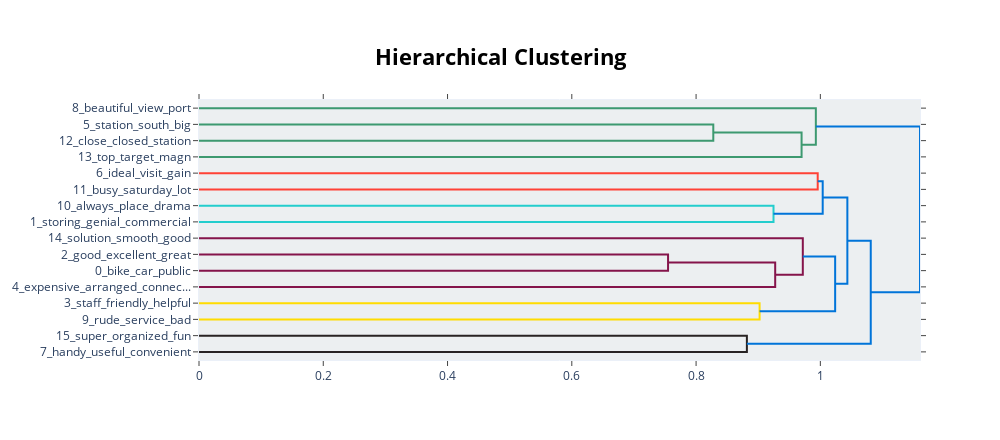

Notebook code for this chart:
### Code cell
model.visualize_hierarchy(top_n_topics=30)

### Figure 1 — Plotly figure (JSON) as saved in the notebook; plotly's stock layout.template omitted (floating-point values rounded to 4 significant figures)
{"data": [{"hoverinfo": "text", "marker": {"color": "rgb(61,153,112)"}, "mode": "lines", "type": "scatter", "x": [0, 0.8277, 0.8277, 0], "xaxis": "x", "y": [-15, -15, -25, -25], "yaxis": "y"}, {"hoverinfo": "text", "marker": {"color": "rgb(61,153,112)"}, "mode": "lines", "type": "scatter", "x": [0.8277, 0.9698, 0.9698, 0], "xaxis": "x", "y": [-20, -20, -35, -35], "yaxis": "y"}, {"hoverinfo": "text", "marker": {"color": "rgb(61,153,112)"}, "mode": "lines", "type": "scatter", "x": [0, 0.9927, 0.9927, 0.9698], "xaxis": "x", "y": [-5, -5, -27.5, -27.5], "yaxis": "y"}, {"hoverinfo": "text", "marker": {"color": "rgb(255,65,54)"}, "mode": "lines", "type": "scatter", "x": [0, 0.9957, 0.9957, 0], "xaxis": "x", "y": [-45, -45, -55, -55], "yaxis": "y"}, {"hoverinfo": "text", "marker": {"color": "rgb(35,205,205)"}, "mode": "lines", "type": "scatter", "x": [0, 0.9246, 0.9246, 0], "xaxis": "x", "y": [-65, -65, -75, -75], "yaxis": "y"}, {"hoverinfo": "text", "marker": {"color": "rgb(0,116,217)"}, "mode": "lines", "type": "scatter", "x": [0.9957, 1.004, 1.004, 0.9246], "xaxis": "x", "y": [-50, -50, -70, -70], "yaxis": "y"}, {"hoverinfo": "text", "marker": {"color": "rgb(133,20,75)"}, "mode": "lines", "type": "scatter", "x": [0, 0.7549, 0.7549, 0], "xaxis": "x", "y": [-95, -95, -105, -105], "yaxis": "y"}, {"hoverinfo": "text", "marker": {"color": "rgb(133,20,75)"}, "mode": "lines", "type": "scatter", "x": [0.7549, 0.9273, 0.9273, 0], "xaxis": "x", "y": [-100, -100, -115, -115], "yaxis": "y"}, {"hoverinfo": "text", "marker": {"color": "rgb(133,20,75)"}, "mode": "lines", "type": "scatter", "x": [0, 0.9718, 0.9718, 0.9273], "xaxis": "x", "y": [-85, -85, -107.5, -107.5], "yaxis": "y"}, {"hoverinfo": "text", "marker": {"color": "rgb(255,220,0)"}, "mode": "lines", "type": "scatter", "x": [0, 0.9022, 0.9022, 0], "xaxis": "x", "y": [-125, -125, -135, -135], "yaxis": "y"}, {"hoverinfo": "text", "marker": {"color": "rgb(0,116,217)"}, "mode": "lines", "type": "scatter", "x": [0.9718, 1.024, 1.024, 0.9022], "xaxis": "x", "y": [-96.25, -96.25, -130, -130], "yaxis": "y"}, {"hoverinfo": "text", "marker": {"color": "rgb(0,116,217)"}, "mode": "lines", "type": "scatter", "x": [1.004, 1.043, 1.043, 1.024], "xaxis": "x", "y": [-60, -60, -113.1, -113.1], "yaxis": "y"}, {"hoverinfo": "text", "marker": {"color": "rgb(40,35,35)"}, "mode": "lines", "type": "scatter", "x": [0, 0.8817, 0.8817, 0], "xaxis": "x", "y": [-145, -145, -155, -155], "yaxis": "y"}, {"hoverinfo": "text", "marker": {"color": "rgb(0,116,217)"}, "mode": "lines", "type": "scatter", "x": [1.043, 1.081, 1.081, 0.8817], "xaxis": "x", "y": [-86.56, -86.56, -150, -150], "yaxis": "y"}, {"hoverinfo": "text", "marker": {"color": "rgb(0,116,217)"}, "mode": "lines", "type": "scatter", "x": [0.9927, 1.16, 1.16, 1.081], "xaxis": "x", "y": [-16.25, -16.25, -118.3, -118.3], "yaxis": "y"}], "layout": {"autosize": false, "height": 440, "hoverlabel": {"bgcolor": "white", "font": {"family": "Rockwell", "size": 16}}, "hovermode": "closest", "plot_bgcolor": "#ECEFF1", "showlegend": false, "title": {"font": {"color": "Black", "size": 22}, "text": "<b>Hierarchical Clustering</b>", "x": 0.5, "xanchor": "center", "yanchor": "top"}, "width": 1000, "xaxis": {"mirror": "allticks", "rangemode": "tozero", "showgrid": false, "showline": true, "showticklabels": true, "ticks": "outside", "type": "linear", "zeroline": false}, "yaxis": {"mirror": "allticks", "range": [-160, 0], "rangemode": "tozero", "showgrid": false, "showline": true, "showticklabels": true, "tickmode": "array", "ticks": "outside", "ticktext": ["8_beautiful_view_port", "5_station_south_big", "12_close_closed_station", "13_top_target_magn", "6_ideal_visit_gain", "11_busy_saturday_lot", "10_always_place_drama", "1_storing_genial_commercial", "14_solution_smooth_good", "2_good_excellent_great", "0_bike_car_public", "4_expensive_arranged_connec...", "3_staff_friendly_helpful", "9_rude_service_bad", "15_super_organized_fun", "7_handy_useful_convenient"], "tickvals": [-5, -15, -25, -35, -45, -55, -65, -75, -85, -95, -105, -115, -125, -135, -145, -155], "type": "linear", "zeroline": false}}}
